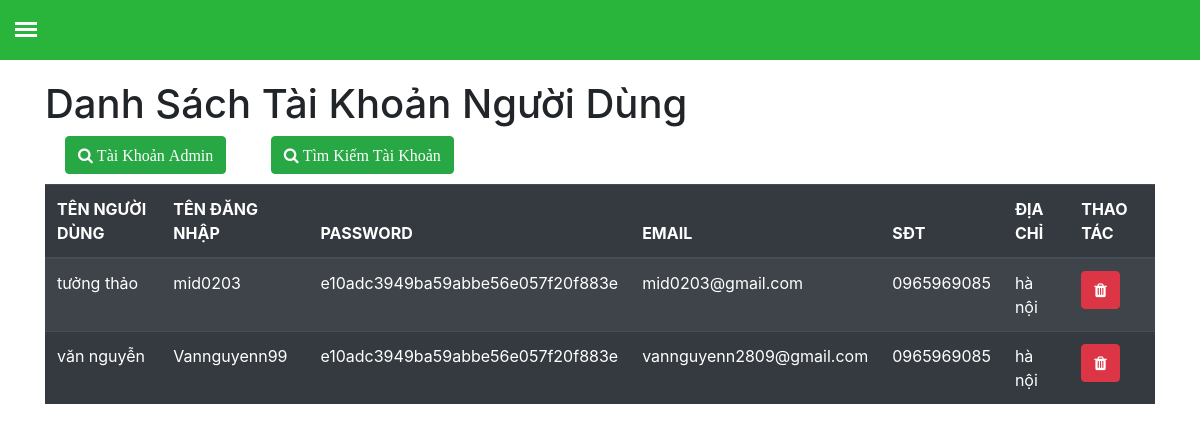
Page /Admin/QuanLy/quanlytaikhoan/danhsachtaikhoan.php (signed in) on the committed database.
### tables this page shows
CREATE TABLE `accounts` (
  `name` varchar(256) NOT NULL,
  `username` varchar(40) NOT NULL,
  `password` varchar(256) NOT NULL,
  `email` varchar(256) NOT NULL,
  `phone` varchar(10) NOT NULL,
  `address` varchar(256) NOT NULL
);

### Admin/QuanLy/quanlytaikhoan/danhsachtaikhoan.php (the view, shortened to what this page needs)
<!doctype html>
<html lang="en">
<head>
    <link rel="stylesheet" href="../../Css/css.css">
    <link rel="stylesheet" href="../../Css/css1.css">
    <link rel="stylesheet" href="https://cdnjs.cloudflare.com/ajax/libs/font-awesome/4.7.0/css/font-awesome.min.css">
    <link rel="stylesheet" href="https://stackpath.bootstrapcdn.com/bootstrap/4.3.1/css/bootstrap.min.css">
</head>
<body>
    <div class="header"></div>
    <label for="openSidebarMenu" class="sidebarIconToggle">
        <div class="spinner diagonal part-1"></div>
        <div class="spinner horizontal"></div>
        <div class="spinner diagonal part-2"></div>
    </label>
    <div class="container">
        <div class="product">
            <h1>Danh Sách Tài Khoản Người Dùng</h1>
            <a href="../admin/danhsachtaikhoan.php" class="btn btn-success" id="a_func"> <i class="fa fa-search"> Tài Khoản Admin </i></a>
            <a href="timkiemtaikhoan.php" class="btn btn-success" id="a_func"> <i class="fa fa-search"> Tìm Kiếm Tài Khoản </i></a>
            <table class="table table-dark table-striped">
                <thead>
                    <tr>
                        <th>TÊN NGƯỜI DÙNG</th>
                        <th>TÊN ĐĂNG NHẬP</th>
                        <TH>PASSWORD</TH>
                        <TH>EMAIL</TH>
                        <th>SĐT</th>
                        <TH>ĐỊA CHỈ</TH>
                        <TH>THAO TÁC</TH>
                    </tr>
                </thead>
                <tbody>
                    <?php
                    require_once "../../Connection.php";
                    $sql = "select * from accounts";
                    $result = $conn->query($sql);
                    while ($r = $result->fetch_assoc()) {
                    ?>
                        <tr>
                            <td><?php echo $r['name'] ?></td>
                            <td><?php echo $r['username'] ?></td>
                            <td><?php echo $r['password'] ?></td>
                            <td><?php echo $r['email'] ?></td>
                            <td><?php echo $r['phone'] ?></td>
                            <td><?php echo $r['address'] ?></td>
                            <td><a onclick="return confirm('bạn có muốn xoá tài khoản này không ??')" href="xoataikhoan.php?id=<?php echo $r['username']?>" class="btn btn-danger"> <i class="fa fa-trash"></i></a></td>
                        </tr>
                    <?php
                    }
                    ?>
                </tbody>
            </table>
        </div>
    </div>
</body>
</html>

### Admin/Css/css.css (style rules this page uses)
html, body { overflow-x: hidden; height: 100%; }
.header { display: block; margin: 0 auto; width: 100%; max-width: 100%; box-shadow: none; background-color: #29b43c; position: fixed; height: 60px!important; overflow: hidden; z-index: 10; }
.sidebarIconToggle { transition: all 0.3s; box-sizing: border-box; cursor: pointer; position: absolute; z-index: 99; height: 100%; width: 100%; top: 22px; left: 15px; height: 22px; width: 22px; }
.spinner { transition: all 0.3s; box-sizing: border-box; position: absolute; height: 3px; width: 100%; background-color: #fff; }
.horizontal { transition: all 0.3s; box-sizing: border-box; position: relative; float: left; margin-top: 3px; }
.diagonal.part-1 { position: relative; transition: all 0.3s; box-sizing: border-box; float: left; }
.diagonal.part-2 { transition: all 0.3s; box-sizing: border-box; position: relative; float: left; margin-top: 3px; }

### Admin/Css/css1.css (style rules this page uses)
.product { margin-top: 80px; }
#a_func { margin-right: 20px; margin-left: 20px; margin-bottom: 10px; }

### rows in the picture
accounts: name "tưởng thảo", username "mid0203", password "e10adc3949ba59abbe56e057f20f883e", email "mid0203@gmail.com", phone "0965969085", address "hà nội"
accounts: name "văn nguyễn", username "Vannguyenn99", password "e10adc3949ba59abbe56e057f20f883e", email "vannguyenn2809@gmail.com", phone "0965969085", address "hà nội"
